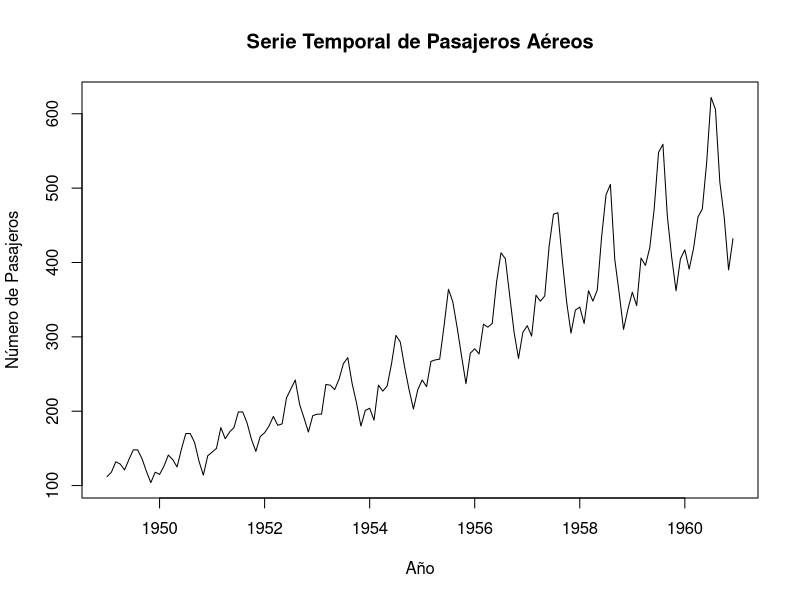
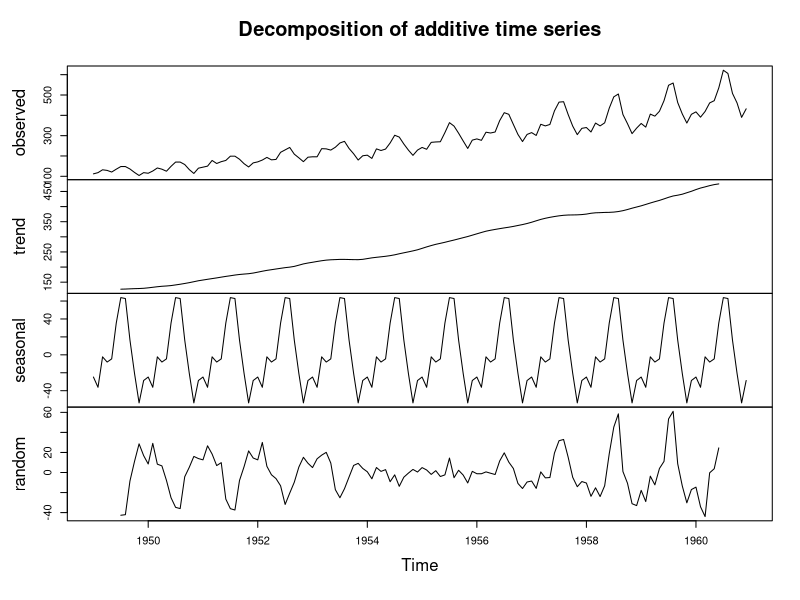
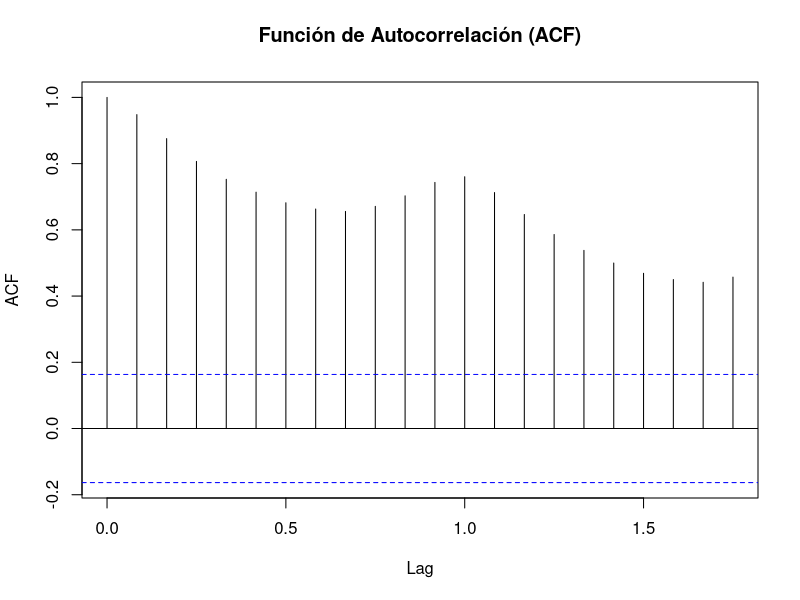
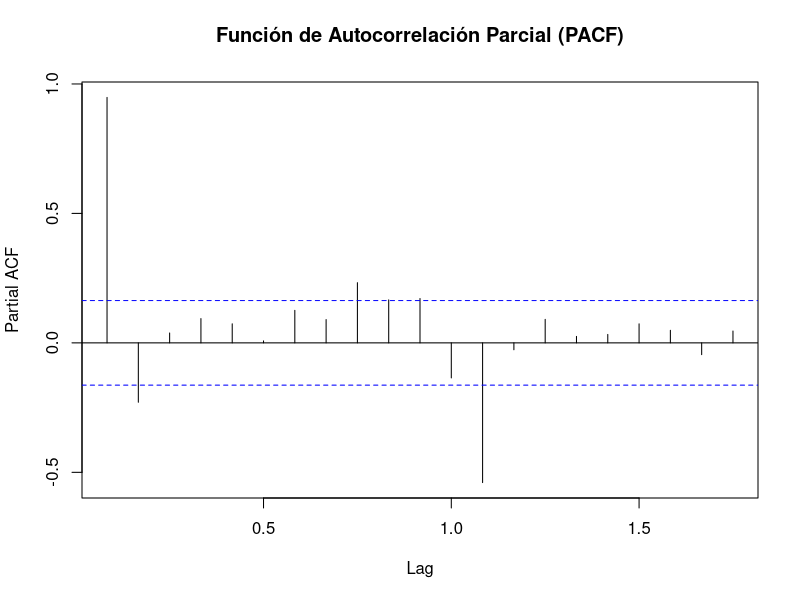
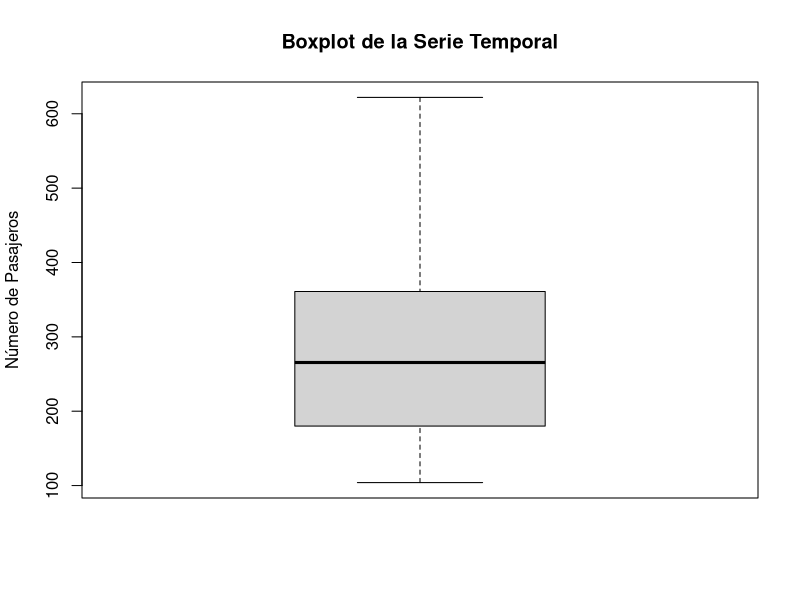

Here is the R script that generated these plots, in order:
# Cargar el dataset AirPassengers
data("AirPassengers")

# Inspeccionar la estructura del dataset
print(class(AirPassengers))   # Verifica que es una serie temporal (ts)
print(summary(AirPassengers)) # Resumen estadístico
print(start(AirPassengers))   # Inicio de la serie
print(end(AirPassengers))     # Fin de la serie
print(frequency(AirPassengers)) # Frecuencia: 12 (mensual)

# 2. Exploración inicial

# Graficar la serie temporal
plot(AirPassengers, main="Serie Temporal de Pasajeros Aéreos", ylab="Número de Pasajeros", xlab="Año")

# Calcular estadísticas descriptivas básicas
mean_val <- mean(AirPassengers)
sd_val <- sd(AirPassengers)
cat("Media de la serie: ", mean_val, "\n")
cat("Desviación estándar de la serie: ", sd_val, "\n")

# 3. Análisis de tendencia y estacionalidad

# Descomponer la serie temporal
decomp <- decompose(AirPassengers)

# Visualizar los componentes
plot(decomp)

# 4. Análisis de estacionariedad

# Graficar la autocorrelación
acf(AirPassengers, main="Función de Autocorrelación (ACF)")

# Graficar la autocorrelación parcial
pacf(AirPassengers, main="Función de Autocorrelación Parcial (PACF)")

# Instalar el paquete tseries si no está instalado
if (!require(tseries)) install.packages("tseries", dependencies = TRUE)
library(tseries)

# Prueba de Dickey-Fuller aumentada
adf_test <- adf.test(AirPassengers)
cat("Resultado de la prueba ADF:\n")
print(adf_test)

# Si la serie no es estacionaria, realizar diferenciación
if(adf_test$p.value > 0.05) {
  AirPassengers_diff <- diff(AirPassengers)
  plot(AirPassengers_diff, main="Serie Temporal Diferenciada")
}

# 5. Detección de valores atípicos

# Graficar boxplot para detectar posibles outliers
boxplot(AirPassengers, main="Boxplot de la Serie Temporal", ylab="Número de Pasajeros")

# 6. Interpretación de resultados

# Resume los resultados observados (escribe tu análisis en un archivo o consola)
cat("Análisis de los patrones en la serie temporal:\n")
cat("- La serie presenta un fuerte patrón estacional, con picos durante los meses de verano.\n")
cat("- Existe una tendencia general ascendente a lo largo del tiempo.\n")
cat("- No se detectaron outliers significativos en la serie temporal.\n")
cat("- La serie no es completamente estacionaria, pero al aplicar una diferenciación simple, la serie se vuelve estacionaria.\n")